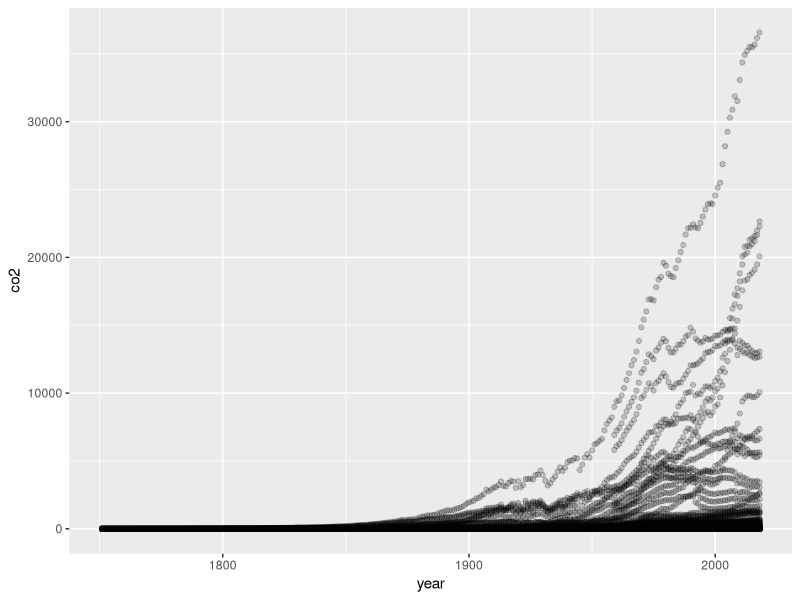

Write the R code that produced this figure.
## ---- chunk 1
library(readr)
library(tidyverse)
library(ggplot2)
## ---- chunk 2
co2.data <- read_csv("owid-co2-data.xlsx.csv")
## ---- chunk 3
tree.data <- read_csv("global_country_tree_cover_loss.csv")
## ---- chunk 4
car.data <- read_csv("Annual_Emissions_per_Vehicle.csv")
electric.data <- read_csv("Electricity_Sources.csv")
## ---- chunk 5
head(co2.data)
summary(co2.data)
## ---- chunk 6
ggplot(data = co2.data, mapping = aes(x=year, y=co2))+
  geom_point(alpha = 0.2)
  # Something here to add title to plot
## ---- chunk 7
head(tree.data)
summary(tree.data)
## ---- chunk 8
tree.30threshold <- filter(tree.data, threshold == 30)
names(tree.30threshold)[7] <- "2001"
names(tree.30threshold)[8] <- "2002"
names(tree.30threshold)[9] <- "2003"
names(tree.30threshold)[10] <- "2004"
names(tree.30threshold)[11] <- "2005"
names(tree.30threshold)[12] <- "2006"
names(tree.30threshold)[13] <- "2007"
names(tree.30threshold)[14] <- "2008"
names(tree.30threshold)[15] <- "2009"
names(tree.30threshold)[16] <- "2010"
names(tree.30threshold)[17] <- "2011"
names(tree.30threshold)[18] <- "2012"
names(tree.30threshold)[19] <- "2013"
names(tree.30threshold)[20] <- "2014"
names(tree.30threshold)[21] <- "2015"
names(tree.30threshold)[22] <- "2016"
names(tree.30threshold)[23] <- "2017"
names(tree.30threshold)[24] <- "2018"
names(tree.30threshold)[25] <- "2019"
tree.pivot <- pivot_longer(tree.30threshold,c('2001','2002','2003','2004','2005','2006','2007','2008','2009','2010','2011','2012','2013','2014','2015','2016','2017','2018','2019'),names_to = "years", values_to = "tc_loss_ha")
head(tree.pivot)
summary(tree.pivot)
## ---- chunk 9
head(car.data)
head(electric.data)
